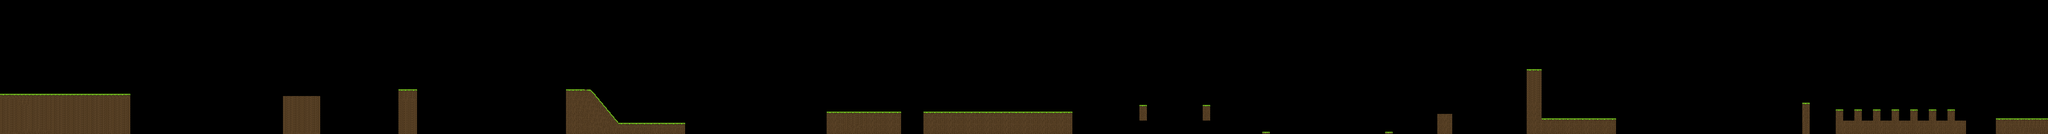

Rendered tile map (Tiled .tmx) drawn with the repository's tilesets; below, a short description and the map source with its tile grids summarised:
An orthogonal 550x60 tile map with 30x18 px tiles, 1 tile layer (Platforms) and 67 objects.

<map version="1.0" orientation="orthogonal" width="550" height="60" tilewidth="30" tileheight="18">
 <tileset firstgid="1" name="map1" tilewidth="30" tileheight="18">
  <image source="map1.png" trans="ff00ff" width="512" height="512" />
 </tileset>
 <layer name="Platforms" width="550" height="60">
  <data>[33000 cells, 2552 non-empty, 33 distinct tile ids]</data>
 </layer>
 <objectgroup name="Ground" width="550" height="60">
  <object x="0" y="772">
   <polyline points="0,0 1048,-1" />
  </object>
  <object x="2280" y="775">
   <polyline points="0,0 299,1" />
  </object>
  <object x="3210" y="731">
   <polyline points="0,0 150,0" />
  </object>
  <object x="4561" y="731">
   <polyline points="0,0 192,3 424,269 958,270" />
  </object>
  <object x="6661" y="913">
   <polyline points="0,0 598,0" />
  </object>
  <object x="7439" y="913">
   <polyline points="0,0 1199,1" />
  </object>
  <object x="9181" y="857">
   <polyline points="0,0 57,0" />
  </object>
  <object x="9691" y="854">
   <polyline points="0,0 58,0" />
  </object>
  <object x="11581" y="919">
   <polyline points="0,0 119,0" />
  </object>
  <object x="12301" y="567">
   <polyline points="0,0 118,1" />
  </object>
  <object x="12420" y="965">
   <polyline points="0,0 598,0" />
  </object>
  <object x="14521" y="839">
   <polyline points="0,0 57,-1" />
  </object>
  <object x="14791" y="891">
   <polyline points="0,0 58,1" />
  </object>
  <object x="14851" y="977">
   <polyline points="0,0 88,0" />
  </object>
  <object x="14999" y="976">
   <polyline points="0,0 91,0" />
  </object>
  <object x="15150" y="976">
   <polyline points="0,0 90,0" />
  </object>
  <object x="15299" y="978">
   <polyline points="0,0 92,1" />
  </object>
  <object x="15450" y="978">
   <polyline points="0,0 90,0" />
  </object>
  <object x="15601" y="976">
   <polyline points="0,0 89,1" />
  </object>
  <object x="15749" y="977">
   <polyline points="0,0 90,0" />
  </object>
  <object x="15690" y="890">
   <polyline points="0,0 60,0" />
  </object>
  <object x="15540" y="891">
   <polyline points="0,0 59,0" />
  </object>
  <object x="15390" y="890">
   <polyline points="0,0 59,0" />
  </object>
  <object x="15240" y="892">
   <polyline points="0,0 58,0" />
  </object>
  <object x="15089" y="893">
   <polyline points="0,0 60,0" />
  </object>
  <object x="14940" y="893">
   <polyline points="0,0 59,0" />
  </object>
  <object x="16081" y="966">
   <polyline points="0,0 418,0" />
  </object>
 </objectgroup>
 <objectgroup name="NoGround" width="550" height="60">
  <object x="1048" y="771">
   <polyline points="0,0 -2,307" />
  </object>
  <object x="1" y="770">
   <polyline points="0,0 1,-645" />
  </object>
  <object x="2280" y="777">
   <polyline points="0,0 0,302" />
  </object>
  <object x="2579" y="777">
   <polyline points="0,0 0,303" />
  </object>
  <object x="3210" y="733">
   <polyline points="0,0 -1,264" />
  </object>
  <object x="3360" y="733">
   <polyline points="0,0 -1,266" />
  </object>
  <object x="3209" y="999">
   <polyline points="0,0 0,80" />
  </object>
  <object x="3358" y="999">
   <polyline points="0,0 0,81" />
  </object>
  <object x="4561" y="733">
   <polyline points="0,0 -1,346" />
  </object>
  <object x="5519" y="1002">
   <polyline points="0,0 -2,77" />
  </object>
  <object x="6660" y="914">
   <polyline points="0,0 1,165" />
  </object>
  <object x="7259" y="915">
   <polyline points="0,0 1,164" />
  </object>
  <object x="7439" y="913">
   <polyline points="0,0 1,166" />
  </object>
  <object x="8639" y="915">
   <polyline points="0,0 -2,164" />
  </object>
  <object x="9181" y="858">
   <polyline points="0,0 -1,113 60,113 59,0" />
  </object>
  <object x="9691" y="855">
   <polyline points="0,0 1,116 59,116 59,0" />
  </object>
  <object x="11581" y="919">
   <polyline points="0,0 -2,108" />
  </object>
  <object x="11699" y="920">
   <polyline points="0,0 1,106" />
  </object>
  <object x="12300" y="1027">
   <polyline points="0,0 1,-458" />
  </object>
  <object x="12419" y="571">
   <polyline points="0,0 1,399" />
  </object>
  <object x="13019" y="967">
   <polyline points="0,0 0,60" />
  </object>
  <object x="14520" y="840">
   <polyline points="0,0 -1,186" />
  </object>
  <object x="14579" y="840">
   <polyline points="0,0 -1,185" />
  </object>
  <object x="14849" y="977">
   <polyline points="0,0 2,-84" />
  </object>
  <object x="14940" y="977">
   <polyline points="0,0 0,-83" />
  </object>
  <object x="14998" y="975">
   <polyline points="0,0 2,-81" />
  </object>
  <object x="15092" y="976">
   <polyline points="0,0 -2,-81" />
  </object>
  <object x="15148" y="976">
   <polyline points="0,0 2,-82" />
  </object>
  <object x="15241" y="975">
   <polyline points="0,0 0,-82" />
  </object>
  <object x="15299" y="978">
   <polyline points="0,0 1,-85" />
  </object>
  <object x="15392" y="979">
   <polyline points="0,0 -1,-88" />
  </object>
  <object x="15449" y="979">
   <polyline points="0,0 0,-88" />
  </object>
  <object x="15541" y="978">
   <polyline points="0,0 0,-86" />
  </object>
  <object x="15599" y="976">
   <polyline points="0,0 -1,-84" />
  </object>
  <object x="15691" y="977">
   <polyline points="0,0 0,-85" />
  </object>
  <object x="15749" y="977">
   <polyline points="0,0 1,-85" />
  </object>
  <object x="15840" y="979">
   <polyline points="0,0 -2,48" />
  </object>
  <object x="14791" y="893">
   <polyline points="0,0 1,134" />
  </object>
  <object x="16080" y="968">
   <polyline points="0,0 0,60" />
  </object>
  <object x="16499" y="965">
   <polyline points="0,0 -2,-312" />
  </object>
 </objectgroup>
</map>
